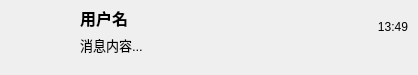
<?xml version="1.0" encoding="UTF-8"?>
<ui version="4.0">
 <class>ChatUserItemClass</class>
 <widget class="QWidget" name="ChatUserItemClass">
  <property name="geometry">
   <rect>
    <x>0</x>
    <y>0</y>
    <width>418</width>
    <height>75</height>
   </rect>
  </property>
  <property name="minimumSize">
   <size>
    <width>0</width>
    <height>75</height>
   </size>
  </property>
  <property name="maximumSize">
   <size>
    <width>16777215</width>
    <height>75</height>
   </size>
  </property>
  <layout class="QHBoxLayout" name="horizontalLayout">
   <property name="spacing">
    <number>10</number>
   </property>
   <property name="leftMargin">
    <number>10</number>
   </property>
   <property name="topMargin">
    <number>5</number>
   </property>
   <property name="rightMargin">
    <number>10</number>
   </property>
   <property name="bottomMargin">
    <number>5</number>
   </property>
   <item>
    <widget class="QWidget" name="widget_icon" native="true">
     <property name="sizePolicy">
      <sizepolicy hsizetype="Fixed" vsizetype="Preferred">
       <horstretch>0</horstretch>
       <verstretch>0</verstretch>
      </sizepolicy>
     </property>
     <property name="minimumSize">
      <size>
       <width>60</width>
       <height>60</height>
      </size>
     </property>
     <property name="maximumSize">
      <size>
       <width>60</width>
       <height>60</height>
      </size>
     </property>
     <layout class="QVBoxLayout" name="iconLayout">
      <property name="spacing">
       <number>0</number>
      </property>
      <property name="leftMargin">
       <number>0</number>
      </property>
      <property name="topMargin">
       <number>0</number>
      </property>
      <property name="rightMargin">
       <number>0</number>
      </property>
      <property name="bottomMargin">
       <number>0</number>
      </property>
      <item>
       <spacer name="iconTopSpacer">
        <property name="orientation">
         <enum>Qt::Vertical</enum>
        </property>
        <property name="sizeHint" stdset="0">
         <size>
          <width>20</width>
          <height>7</height>
         </size>
        </property>
       </spacer>
      </item>
      <item>
       <widget class="QLabel" name="label_icon">
        <property name="minimumSize">
         <size>
          <width>45</width>
          <height>45</height>
         </size>
        </property>
        <property name="maximumSize">
         <size>
          <width>45</width>
          <height>45</height>
         </size>
        </property>
        <property name="text">
         <string/>
        </property>
        <property name="scaledContents">
         <bool>true</bool>
        </property>
        <property name="alignment">
         <set>Qt::AlignCenter</set>
        </property>
       </widget>
      </item>
      <item>
       <spacer name="iconBottomSpacer">
        <property name="orientation">
         <enum>Qt::Vertical</enum>
        </property>
        <property name="sizeHint" stdset="0">
         <size>
          <width>20</width>
          <height>8</height>
         </size>
        </property>
       </spacer>
      </item>
     </layout>
     <widget class="QLabel" name="label_redpoint">
      <property name="geometry">
       <rect>
        <x>35</x>
        <y>0</y>
        <width>30</width>
        <height>30</height>
       </rect>
      </property>
      <property name="minimumSize">
       <size>
        <width>30</width>
        <height>30</height>
       </size>
      </property>
      <property name="maximumSize">
       <size>
        <width>30</width>
        <height>30</height>
       </size>
      </property>
      <property name="text">
       <string/>
      </property>
      <property name="alignment">
       <set>Qt::AlignCenter</set>
      </property>
     </widget>
    </widget>
   </item>
   <item>
    <layout class="QVBoxLayout" name="layout_info">
     <property name="spacing">
      <number>5</number>
     </property>
     <property name="leftMargin">
      <number>0</number>
     </property>
     <property name="topMargin">
      <number>0</number>
     </property>
     <property name="rightMargin">
      <number>0</number>
     </property>
     <property name="bottomMargin">
      <number>0</number>
     </property>
     <item>
      <widget class="QLabel" name="label_name">
       <property name="minimumSize">
        <size>
         <width>0</width>
         <height>25</height>
        </size>
       </property>
       <property name="maximumSize">
        <size>
         <width>16777215</width>
         <height>25</height>
        </size>
       </property>
       <property name="font">
        <font>
         <pointsize>12</pointsize>
         <bold>true</bold>
        </font>
       </property>
       <property name="text">
        <string>用户名</string>
       </property>
       <property name="alignment">
        <set>Qt::AlignLeading|Qt::AlignLeft|Qt::AlignVCenter</set>
       </property>
      </widget>
     </item>
     <item>
      <widget class="QLabel" name="label_msg">
       <property name="minimumSize">
        <size>
         <width>0</width>
         <height>20</height>
        </size>
       </property>
       <property name="maximumSize">
        <size>
         <width>16777215</width>
         <height>20</height>
        </size>
       </property>
       <property name="font">
        <font>
         <pointsize>10</pointsize>
        </font>
       </property>
       <property name="text">
        <string>消息内容...</string>
       </property>
       <property name="textFormat">
        <enum>Qt::PlainText</enum>
       </property>
       <property name="alignment">
        <set>Qt::AlignLeading|Qt::AlignLeft|Qt::AlignVCenter</set>
       </property>
       <property name="wordWrap">
        <bool>false</bool>
       </property>
      </widget>
     </item>
     <item>
      <spacer name="infoBottomSpacer">
       <property name="orientation">
        <enum>Qt::Vertical</enum>
       </property>
       <property name="sizeHint" stdset="0">
        <size>
         <width>20</width>
         <height>10</height>
        </size>
       </property>
      </spacer>
     </item>
    </layout>
   </item>
   <item>
    <widget class="QWidget" name="widget_time" native="true">
     <property name="sizePolicy">
      <sizepolicy hsizetype="Fixed" vsizetype="Preferred">
       <horstretch>0</horstretch>
       <verstretch>0</verstretch>
      </sizepolicy>
     </property>
     <property name="minimumSize">
      <size>
       <width>50</width>
       <height>0</height>
      </size>
     </property>
     <property name="maximumSize">
      <size>
       <width>50</width>
       <height>16777215</height>
      </size>
     </property>
     <layout class="QVBoxLayout" name="layout_time">
      <property name="spacing">
       <number>0</number>
      </property>
      <property name="leftMargin">
       <number>0</number>
      </property>
      <property name="topMargin">
       <number>0</number>
      </property>
      <property name="rightMargin">
       <number>0</number>
      </property>
      <property name="bottomMargin">
       <number>0</number>
      </property>
      <item>
       <spacer name="timeTopSpacer">
        <property name="orientation">
         <enum>Qt::Vertical</enum>
        </property>
        <property name="sizeHint" stdset="0">
         <size>
          <width>20</width>
          <height>20</height>
         </size>
        </property>
       </spacer>
      </item>
      <item>
       <widget class="QLabel" name="label_time">
        <property name="font">
         <font>
          <pointsize>9</pointsize>
         </font>
        </property>
        <property name="text">
         <string>13:49</string>
        </property>
        <property name="alignment">
         <set>Qt::AlignRight|Qt::AlignTop|Qt::AlignTrailing</set>
        </property>
       </widget>
      </item>
      <item>
       <spacer name="timeBottomSpacer">
        <property name="orientation">
         <enum>Qt::Vertical</enum>
        </property>
        <property name="sizeHint" stdset="0">
         <size>
          <width>20</width>
          <height>40</height>
         </size>
        </property>
       </spacer>
      </item>
     </layout>
    </widget>
   </item>
  </layout>
 </widget>
 <resources/>
 <connections/>
</ui>
